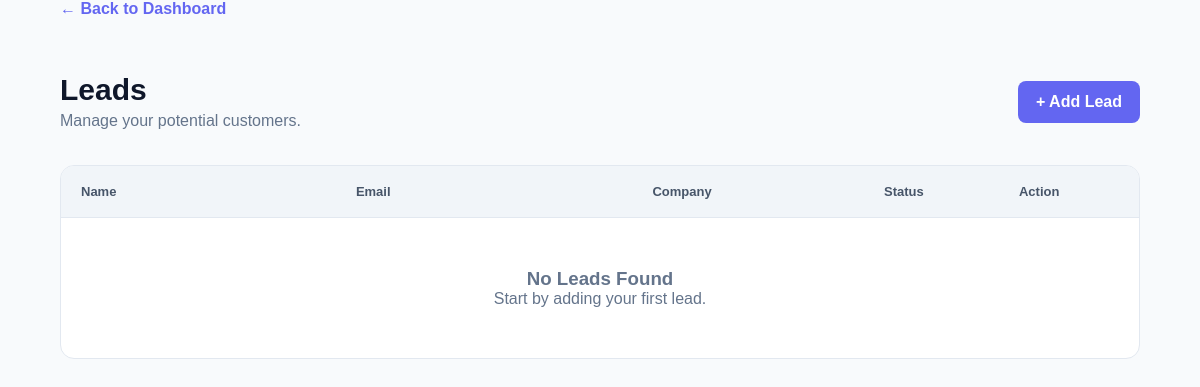
Page /leads/ on the earlier database version.
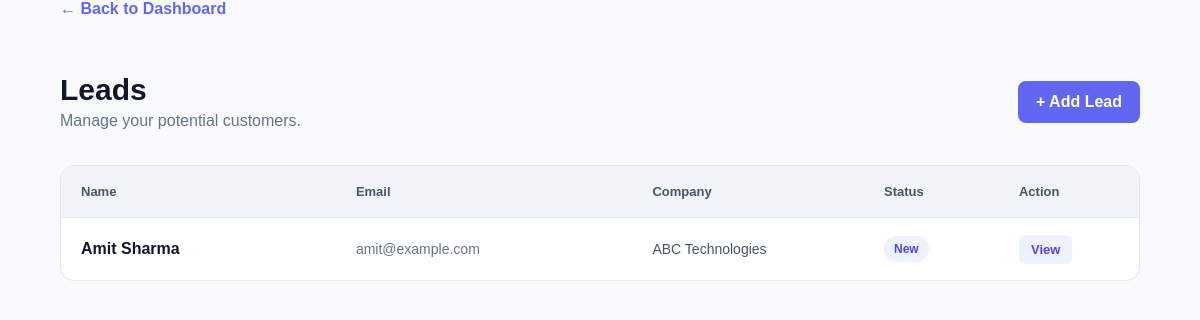
Same page on the later database version.
### crm/models.py (models this page shows, shortened)
class Lead(models.Model):
    STATUS_CHOICES = [
        ("New", "New"),
        ("Contacted", "Contacted"),
        ("Qualified", "Qualified"),
        ("Converted", "Converted"),
        ("Lost", "Lost"),
    ]
    name = models.CharField(max_length=100)
    email = models.EmailField()
    phone = models.CharField(max_length=20)
    company = models.CharField(
        max_length=100,
        blank=True
    )
    source = models.CharField(
        max_length=100,
        blank=True
    )
    status = models.CharField(
        max_length=20,
        choices=STATUS_CHOICES,
        default="New"
    )
    notes = models.TextField(
        blank=True
    )
    created_at = models.DateTimeField(
        auto_now_add=True
    )

### crm/views.py (the view)
def lead_list(request):
    leads = Lead.objects.order_by("-created_at")
    context = {
        "leads": leads,
    }
    return render(
        request,
        "crm/lead_list.html",
        context
    )

### crm/templates/crm/lead_list.html (shortened to what this page needs)
<!DOCTYPE html>
<html lang="en">
<head>
</head>
<body>
    <main class="container">
        <a
            href="{% url 'dashboard' %}"
            class="back"
        >
            ← Back to Dashboard
        </a>
        <div class="header">
            <div>
                <h1>
                    Leads
                </h1>
                <p>
                    Manage your potential customers.
                </p>
            </div>
            <a
                href="{% url 'lead_create' %}"
                class="add-btn"
            >
                + Add Lead
            </a>
        </div>
        <div class="lead-card">
            <div class="lead-row lead-header">
                <div>Name</div>
                <div>Email</div>
                <div>Company</div>
                <div>Status</div>
                <div>Action</div>
            </div>
            {% if leads %}
                {% for lead in leads %}
                    <div class="lead-row">
                        <div class="lead-name">
                            {{ lead.name }}
                        </div>
                        <div class="lead-email">
                            {{ lead.email }}
                        </div>
                        <div class="company">
                            {{ lead.company|default:"No company" }}
                        </div>
                        <div>
                            <span class="status">
                                {{ lead.status }}
                            </span>
                        </div>
                        <div>
                            <a
    href="{% url 'lead_detail' lead.id %}"
    class="view-btn"
>
    View
</a>
                        </div>
                    </div>
                {% endfor %}
            {% else %}
                <div class="empty">
                    <h3>
                        No Leads Found
                    </h3>
                    <p>
                        Start by adding your first lead.
                    </p>
                </div>
            {% endif %}
        </div>
    </main>
</body>
</html>

Differences in the rows shown:
added Lead: name "Amit Sharma", email "amit@example.com", company "ABC Technologies", status "New"
Other differences:
text no longer shown: "No Leads Found Start by adding your first lead."
